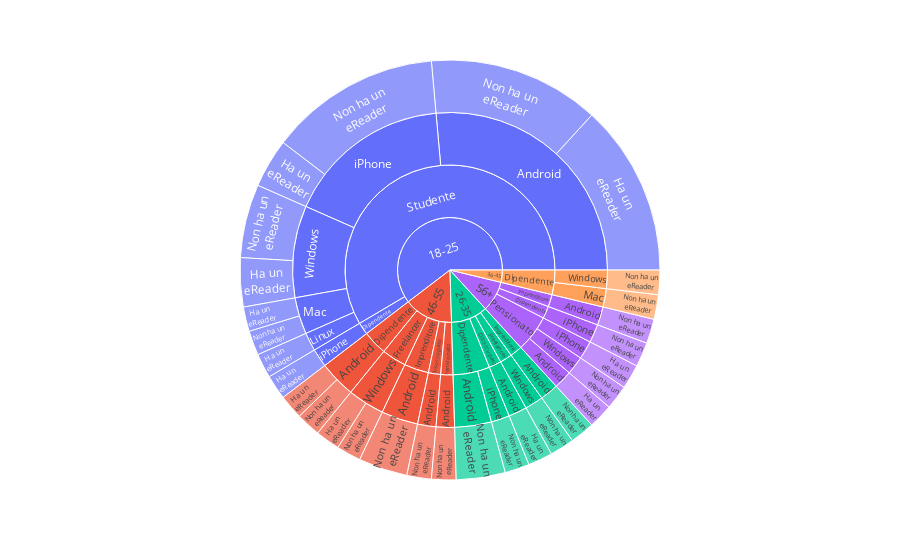
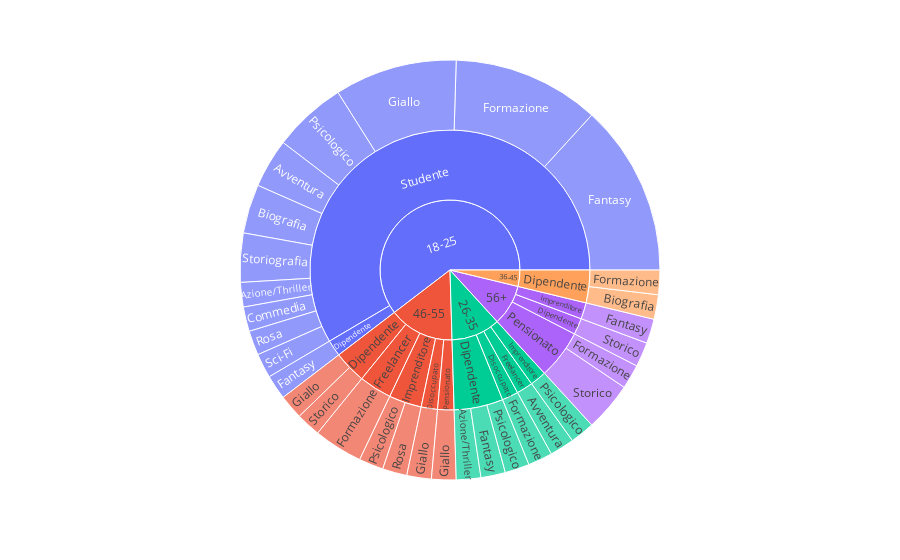

Here is the notebook cell these charts were saved with, in order:
### Code cell
sunburst_df = df.copy()
sunburst_df["kindle"] = sunburst_df["kindle"].apply({'Si': 'Ha un<br>eReader', 'No': 'Non ha un<br>eReader'}.get)
sunburst_device = px.sunburst(sunburst_df, path=['Età', 'Lavoro', 'device', 'kindle'])
sunburst_device.show()
force = False
if not os.path.isfile('./plot/sunburst_device.html') or force:
    sunburst_device.write_html('./plot/sunburst_device.html')
    sunburst_device.write_image('./plot/sunburst_device.png')
sunburst_genre = px.sunburst(sunburst_df, path=['Età', 'Lavoro', 'Genere letterario preferito'])
sunburst_genre.show()
force = False
if not os.path.isfile('./plot/sunburst_genre.html') or force:
    sunburst_genre.write_html('./plot/sunburst_genre.html')
    sunburst_genre.write_image('./plot/sunburst_genre.png')

### Figure 1 — Plotly figure (JSON) as saved in the notebook; plotly's stock layout.template omitted (floating-point values rounded to 4 significant figures)
{"data": [{"branchvalues": "total", "domain": {"x": [0.0, 1.0], "y": [0.0, 1.0]}, "hovertemplate": "labels=%{label}<br>count=%{value}<br>parent=%{parent}<br>id=%{id}<extra></extra>", "ids": ["46-55/Dipendente/Android/Ha un<br>eReader", "26-35/Disoccupato/Android/Ha un<br>eReader", "56+/Pensionato/Android/Ha un<br>eReader", "18-25/Studente/Android/Ha un<br>eReader", "18-25/Studente/Linux/Ha un<br>eReader", "18-25/Studente/Mac/Ha un<br>eReader", "46-55/Freelancer/Windows/Ha un<br>eReader", "18-25/Studente/Windows/Ha un<br>eReader", "18-25/Dipendente/iPhone/Ha un<br>eReader", "56+/Pensionato/iPhone/Ha un<br>eReader", "18-25/Studente/iPhone/Ha un<br>eReader", "26-35/Dipendente/Android/Non ha un<br>eReader", "46-55/Dipendente/Android/Non ha un<br>eReader", "46-55/Disoccupato/Android/Non ha un<br>eReader", "26-35/Imprenditore/Android/Non ha un<br>eReader", "46-55/Imprenditore/Android/Non ha un<br>eReader", "56+/Imprenditore/Android/Non ha un<br>eReader", "46-55/Pensionato/Android/Non ha un<br>eReader", "18-25/Studente/Android/Non ha un<br>eReader", "36-45/Dipendente/Mac/Non ha un<br>eReader", "18-25/Studente/Mac/Non ha un<br>eReader", "36-45/Dipendente/Windows/Non ha un<br>eReader", "26-35/Freelancer/Windows/Non ha un<br>eReader", "46-55/Freelancer/Windows/Non ha un<br>eReader", "56+/Pensionato/Windows/Non ha un<br>eReader", "18-25/Studente/Windows/Non ha un<br>eReader", "26-35/Dipendente/iPhone/Non ha un<br>eReader", "56+/Dipendente/iPhone/Non ha un<br>eReader", "18-25/Studente/iPhone/Non ha un<br>eReader", "26-35/Dipendente/Android", "46-55/Dipendente/Android", "26-35/Disoccupato/Android", "46-55/Disoccupato/Android", "26-35/Imprenditore/Android", "46-55/Imprenditore/Android", "56+/Imprenditore/Android", "46-55/Pensionato/Android", "56+/Pensionato/Android", "18-25/Studente/Android", "18-25/Studente/Linux", "36-45/Dipendente/Mac", "18-25/Studente/Mac", "36-45/Dipendente/Windows", "26-35/Freelancer/Windows", "46-55/Freelancer/Windows", "56+/Pensionato/Windows", "18-25/Studente/Windows", "18-25/Dipendente/iPhone", "26-35/Dipendente/iPhone", "56+/Dipendente/iPhone", "56+/Pensionato/iPhone", "18-25/Studente/iPhone", "18-25/Dipendente", "26-35/Dipendente", "36-45/Dipendente", "46-55/Dipendente", "56+/Dipendente", "26-35/Disoccupato", "46-55/Disoccupato", "26-35/Freelancer", "46-55/Freelancer", "26-35/Imprenditore", "46-55/Imprenditore", "56+/Imprenditore", "46-55/Pensionato", "56+/Pensionato", "18-25/Studente", "18-25", "26-35", "36-45", "46-55", "56+"], "labels": ["Ha un<br>eReader", "Ha un<br>eReader", "Ha un<br>eReader", "Ha un<br>eReader", "Ha un<br>eReader", "Ha un<br>eReader", "Ha un<br>eReader", "Ha un<br>eReader", "Ha un<br>eReader", "Ha un<br>eReader", "Ha un<br>eReader", "Non ha un<br>eReader", "Non ha un<br>eReader", "Non ha un<br>eReader", "Non ha un<br>eReader", "Non ha un<br>eReader", "Non ha un<br>eReader", "Non ha un<br>eReader", "Non ha un<br>eReader", "Non ha un<br>eReader", "Non ha un<br>eReader", "Non ha un<br>eReader", "Non ha un<br>eReader", "Non ha un<br>eReader", "Non ha un<br>eReader", "Non ha un<br>eReader", "Non ha un<br>eReader", "Non ha un<br>eReader", "Non ha un<br>eReader", "Android", "Android", "Android", "Android", "Android", "Android", "Android", "Android", "Android", "Android", "Linux", "Mac", "Mac", "Windows", "Windows", "Windows", "Windows", "Windows", "iPhone", "iPhone", "iPhone", "iPhone", "iPhone", "Dipendente", "Dipendente", "Dipendente", "Dipendente", "Dipendente", "Disoccupato", "Disoccupato", "Freelancer", "Freelancer", "Imprenditore", "Imprenditore", "Imprenditore", "Pensionato", "Pensionato", "Studente", "18-25", "26-35", "36-45", "46-55", "56+"], "name": "", "parents": ["46-55/Dipendente/Android", "26-35/Disoccupato/Android", "56+/Pensionato/Android", "18-25/Studente/Android", "18-25/Studente/Linux", "18-25/Studente/Mac", "46-55/Freelancer/Windows", "18-25/Studente/Windows", "18-25/Dipendente/iPhone", "56+/Pensionato/iPhone", "18-25/Studente/iPhone", "26-35/Dipendente/Android", "46-55/Dipendente/Android", "46-55/Disoccupato/Android", "26-35/Imprenditore/Android", "46-55/Imprenditore/Android", "56+/Imprenditore/Android", "46-55/Pensionato/Android", "18-25/Studente/Android", "36-45/Dipendente/Mac", "18-25/Studente/Mac", "36-45/Dipendente/Windows", "26-35/Freelancer/Windows", "46-55/Freelancer/Windows", "56+/Pensionato/Windows", "18-25/Studente/Windows", "26-35/Dipendente/iPhone", "56+/Dipendente/iPhone", "18-25/Studente/iPhone", "26-35/Dipendente", "46-55/Dipendente", "26-35/Disoccupato", "46-55/Disoccupato", "26-35/Imprenditore", "46-55/Imprenditore", "56+/Imprenditore", "46-55/Pensionato", "56+/Pensionato", "18-25/Studente", "18-25/Studente", "36-45/Dipendente", "18-25/Studente", "36-45/Dipendente", "26-35/Freelancer", "46-55/Freelancer", "56+/Pensionato", "18-25/Studente", "18-25/Dipendente", "26-35/Dipendente", "56+/Dipendente", "56+/Pensionato", "18-25/Studente", "18-25", "26-35", "36-45", "46-55", "56+", "26-35", "46-55", "26-35", "46-55", "26-35", "46-55", "56+", "46-55", "56+", "18-25", "", "", "", "", ""], "type": "sunburst", "values": [1, 1, 1, 7, 1, 1, 1, 2, 1, 1, 2, 2, 1, 1, 1, 2, 1, 1, 7, 1, 1, 1, 1, 1, 1, 3, 1, 1, 7, 2, 2, 1, 1, 1, 2, 1, 1, 1, 14, 1, 1, 2, 1, 1, 2, 1, 5, 1, 1, 1, 1, 9, 1, 3, 2, 2, 1, 1, 1, 1, 2, 1, 2, 1, 1, 3, 31, 32, 6, 2, 8, 5]}], "layout": {"legend": {"tracegroupgap": 0}, "margin": {"t": 60}}}

### Figure 2 — Plotly figure (JSON) as saved in the notebook; plotly's stock layout.template omitted (floating-point values rounded to 4 significant figures)
{"data": [{"branchvalues": "total", "domain": {"x": [0.0, 1.0], "y": [0.0, 1.0]}, "hovertemplate": "labels=%{label}<br>count=%{value}<br>parent=%{parent}<br>id=%{id}<extra></extra>", "ids": ["26-35/Freelancer/Avventura", "18-25/Studente/Avventura", "26-35/Dipendente/Azione/Thriller", "18-25/Studente/Azione/Thriller", "36-45/Dipendente/Biografia", "18-25/Studente/Biografia", "18-25/Studente/Commedia", "18-25/Dipendente/Fantasy", "26-35/Dipendente/Fantasy", "56+/Imprenditore/Fantasy", "18-25/Studente/Fantasy", "36-45/Dipendente/Formazione", "26-35/Disoccupato/Formazione", "46-55/Freelancer/Formazione", "56+/Pensionato/Formazione", "18-25/Studente/Formazione", "46-55/Dipendente/Giallo", "46-55/Disoccupato/Giallo", "46-55/Pensionato/Giallo", "18-25/Studente/Giallo", "26-35/Dipendente/Psicologico", "26-35/Imprenditore/Psicologico", "46-55/Imprenditore/Psicologico", "18-25/Studente/Psicologico", "46-55/Imprenditore/Rosa", "18-25/Studente/Rosa", "18-25/Studente/Sci-Fi", "46-55/Dipendente/Storico", "56+/Dipendente/Storico", "56+/Pensionato/Storico", "18-25/Studente/Storiografia", "18-25/Dipendente", "26-35/Dipendente", "36-45/Dipendente", "46-55/Dipendente", "56+/Dipendente", "26-35/Disoccupato", "46-55/Disoccupato", "26-35/Freelancer", "46-55/Freelancer", "26-35/Imprenditore", "46-55/Imprenditore", "56+/Imprenditore", "46-55/Pensionato", "56+/Pensionato", "18-25/Studente", "18-25", "26-35", "36-45", "46-55", "56+"], "labels": ["Avventura", "Avventura", "Azione/Thriller", "Azione/Thriller", "Biografia", "Biografia", "Commedia", "Fantasy", "Fantasy", "Fantasy", "Fantasy", "Formazione", "Formazione", "Formazione", "Formazione", "Formazione", "Giallo", "Giallo", "Giallo", "Giallo", "Psicologico", "Psicologico", "Psicologico", "Psicologico", "Rosa", "Rosa", "Sci-Fi", "Storico", "Storico", "Storico", "Storiografia", "Dipendente", "Dipendente", "Dipendente", "Dipendente", "Dipendente", "Disoccupato", "Disoccupato", "Freelancer", "Freelancer", "Imprenditore", "Imprenditore", "Imprenditore", "Pensionato", "Pensionato", "Studente", "18-25", "26-35", "36-45", "46-55", "56+"], "name": "", "parents": ["26-35/Freelancer", "18-25/Studente", "26-35/Dipendente", "18-25/Studente", "36-45/Dipendente", "18-25/Studente", "18-25/Studente", "18-25/Dipendente", "26-35/Dipendente", "56+/Imprenditore", "18-25/Studente", "36-45/Dipendente", "26-35/Disoccupato", "46-55/Freelancer", "56+/Pensionato", "18-25/Studente", "46-55/Dipendente", "46-55/Disoccupato", "46-55/Pensionato", "18-25/Studente", "26-35/Dipendente", "26-35/Imprenditore", "46-55/Imprenditore", "18-25/Studente", "46-55/Imprenditore", "18-25/Studente", "18-25/Studente", "46-55/Dipendente", "56+/Dipendente", "56+/Pensionato", "18-25/Studente", "18-25", "26-35", "36-45", "46-55", "56+", "26-35", "46-55", "26-35", "46-55", "26-35", "46-55", "56+", "46-55", "56+", "18-25", "", "", "", "", ""], "type": "sunburst", "values": [1, 2, 1, 1, 1, 2, 1, 1, 1, 1, 7, 1, 1, 2, 1, 6, 1, 1, 1, 5, 1, 1, 1, 3, 1, 1, 1, 1, 1, 2, 2, 1, 3, 2, 2, 1, 1, 1, 1, 2, 1, 2, 1, 1, 3, 31, 32, 6, 2, 8, 5]}], "layout": {"legend": {"tracegroupgap": 0}, "margin": {"t": 60}}}
